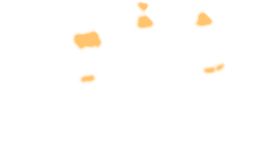
#> input picture game-115/art/b/apiary1-e.webp, 269 x 162 px
$ python -i export.py   (imports and definitions only)
#> lines starting #> are read from the running program, lines starting #| are printed output that depends on the picture
#> further down, picture is the input picture: PIL image 269x162 RGBA; mean R, G, B, A 255, 196, 109, 5.1
#!/usr/bin/env python3
"""Raw fal renders -> game-030/art/.   python3 -I game-030/dev/art/export.py RAW_DIR [names...]

RAW_DIR holds the raw PNGs named <kind>-<id>.png (see prompts.mjs and README.md):
  bg-*, cg-*      cover-cropped to 16:9, 1280x720 WebP; cg-title also 1600x900 as art/title.webp (its painted lettering
                  is covered, the game sets its own logo over it)
  por-*           keyed out of their flat background, trimmed, 760 px tall WebP with alpha (art/por/)
  chibi-*         keyed, trimmed, 150 px tall (art/chibi/); the map draws them facing right and mirrors them
  enemy-*         keyed, trimmed, at most 460 px (art/enemy/)
  prop-*          keyed, trimmed, at most 420 px wide (art/prop/)
  sheet-*         a 3x3 sheet of props: keyed, cut into cells, each trimmed, at most 220 px (art/prop/<name>.webp)
  items-a/-b      sheets of item icons (4x3 and 3x3), cut into 96 px icons (art/item/<id>.webp)
  tex-*           made seamless (blended with a half-offset copy through a soft cross mask), 384 px (art/tex/)
Keying: the key colour is the median of the border (the model paints #0a0-ish green or #d040c0-ish magenta,
never the pure colour). Alpha ramps with the distance to the key; only background connected to the border is
keyed, plus enclosed pockets of near-pure key; part-key pixels are unmixed, and a 3 px band at the edge is
despilled (green or magenta cast pulled back). Adapted from game-028 / game-140. Needs Pillow and numpy.
"""
import os, sys, re
import numpy as np
from PIL import Image
from collections import deque

HERE = os.path.dirname(os.path.abspath(__file__))
ART = os.path.normpath(os.path.join(HERE, '..', '..', 'art'))
SHEETS = {
    'nature': ['tree_oak', 'tree_pine', 'tree_dead', 'bush', 'rock', 'flowers', 'mushrooms', 'stump', 'fern'],
    'town': ['barrel', 'crates', 'signpost', 'lamp', 'well', 'scrap_heap', 'pipes', 'gear_big', 'chest'],
}
# items-a came back as ragged rows, not the 4x3 grid asked for: its icons are picked by blob, in reading order
# (rows ~450 px tall, then left to right). Blob 4 is a second, copper oil can the game doesn't use.
ITEMS_A_BLOBS = {'tea': 0, 'scone': 1, 'smoke': 2, 'oilcan': 3, 'tonic': 5, 'wakeup': 6, 'wrench': 8, 'rollingpin': 9, 'spanner': 10, 'skillet': 11, 'sparkrod': 12, 'apron': 13}
ITEM_SHEETS = {
    'a': None,
    'b': (3, 3, ['brassvest', 'goggles', 'charm', 'cog', 'spring', 'scrap', 'kettle', 'lairkey', 'goldgear']),
}

# [6 lines left out: function cover, not called in this run]

def key_out(im, trim=True, full_despill=False):
#> called with trim = True, full_despill = False
    a = np.asarray(im.convert('RGB')).astype(np.float32)
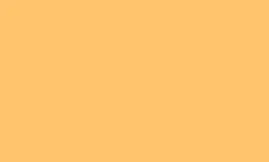
#> a: shape (162, 269, 3) float32; mean R, G, B 255, 196, 109
    H, W, _ = a.shape
#> H = 162; W = 269
    border = np.concatenate([a[0], a[-1], a[:, 0], a[:, -1]])
#> border = 862 rows, first 8: [255, 196, 111], [255, 196, 111], [255, 196, 111], [255, 196, 111], [255, 196, 111], [255, 196, 111], [255, 196, 111], [255, 196, 111]
    key = np.median(border, axis=0)
#> key = [255, 196, 109]
    green = key[1] > key[0] and key[1] > key[2]
#> green = False
    d = np.sqrt(((a - key) ** 2).sum(axis=2))
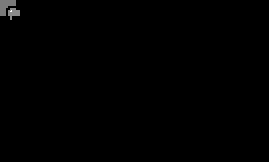
#> d: shape (162, 269) float32; min 0, max 4.12, mean 0.0122; drawn with min black and max white
    lo, hi = 34.0, 95.0
    alpha = np.clip((d - lo) / (hi - lo), 0, 1)
#> alpha: shape (162, 269) float32; every value is 0
    near = d < hi
#> near: shape (162, 269) bool; every value is 1
    seen = np.zeros((H, W), bool)
    q = deque()
    for x in range(W):
        for y in (0, H - 1):
            if near[y, x] and not seen[y, x]: seen[y, x] = True; q.append((y, x))
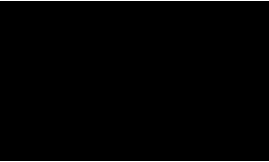
#> seen: shape (162, 269) bool; 1.2% white in thin lines or dots
    for y in range(H):
        for x in (0, W - 1):
            if near[y, x] and not seen[y, x]: seen[y, x] = True; q.append((y, x))
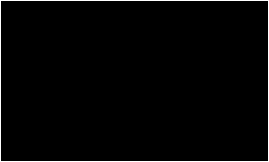
#> seen: shape (162, 269) bool; 2% white in thin lines or dots
    while q:
        y, x = q.popleft()
        for dy, dx in ((1, 0), (-1, 0), (0, 1), (0, -1)):
            ny, nx = y + dy, x + dx
            if 0 <= ny < H and 0 <= nx < W and near[ny, nx] and not seen[ny, nx]:
                seen[ny, nx] = True; q.append((ny, nx))
    pocket = np.clip((d - lo) / 25.0, 0, 1)
    alpha = np.where(seen, alpha, np.where(d < lo + 25, pocket, 1.0))
    am = np.maximum(alpha, 0.05)[..., None]
#> am: shape (162, 269, 1) float32; every value is 0.05
    fg = np.clip((a - (1 - am) * key) / am, 0, 255)
    keyed = alpha < 0.99
    edge = keyed.copy()
    for _ in range(3):
        e = edge.copy()
        e[1:] |= edge[:-1]; e[:-1] |= edge[1:]; e[:, 1:] |= edge[:, :-1]; e[:, :-1] |= edge[:, 1:]
        edge = e
    if green:
        m = np.maximum(fg[..., 0], fg[..., 2])
        # glows (a blazing staff, a lantern) let the key through everywhere, not just at the edge: for people, who wear no
        # green on a green key, pull every pixel's green down to its other channels
        spill = np.clip(fg[..., 1] - m, 0, None) * (1.0 if full_despill else np.where(edge, 0.85, 0))
        fg[..., 1] -= spill
    else:
        m = np.minimum(fg[..., 0], fg[..., 2])
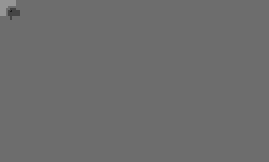
#> m: shape (162, 269) float32; min 29, max 149, mean 109.1
        # magenta leaves a pink rim on the cut-out: drop pixels near the edge that are still clearly magenta-tinted
        near = keyed.copy()
        for _ in range(6):
            e = near.copy()
            e[1:] |= near[:-1]; e[:-1] |= near[1:]; e[:, 1:] |= near[:, :-1]; e[:, :-1] |= near[:, 1:]
            near = e
        tint = (fg[..., 0] - fg[..., 1] > 28) & (fg[..., 2] - fg[..., 1] > 28)
#> tint: shape (162, 269) bool; every value is 0
        alpha = np.where(near & tint, 0.0, alpha)
        spill = np.where(edge, np.clip(m - fg[..., 1], 0, None) * 1.0, 0)
        fg[..., 0] -= spill; fg[..., 2] -= spill
    rgba = np.dstack([fg, alpha * 255]).astype(np.uint8)
    out = Image.fromarray(rgba, 'RGBA')
    if not trim: return out
    bbox = out.getchannel('A').point(lambda v: 255 if v > 8 else 0).getbbox()
#> bbox = None
    return out.crop(bbox) if bbox else out

def fit(im, maxw, maxh):
    s = min(maxw / im.width, maxh / im.height, 1.0)
    return im.resize((max(1, round(im.width * s)), max(1, round(im.height * s))), Image.LANCZOS)

# [66 lines left out: functions components, cut_grid, cut_blobs, seamless, not called in this run]

TITLE_BOX = (0.45, 0.745, 0.055, 0.285)   # x0, x1, y0, y1 of the painted lettering, as fractions of the 1600x900 picture

# [49 lines left out: function main, not called in this run]

# [2 lines not run here, left out]

>>> from PIL import Image
>>> picture = Image.open('../../../game-115/art/b/apiary1-e.webp')
>>> result = key_out(picture)
